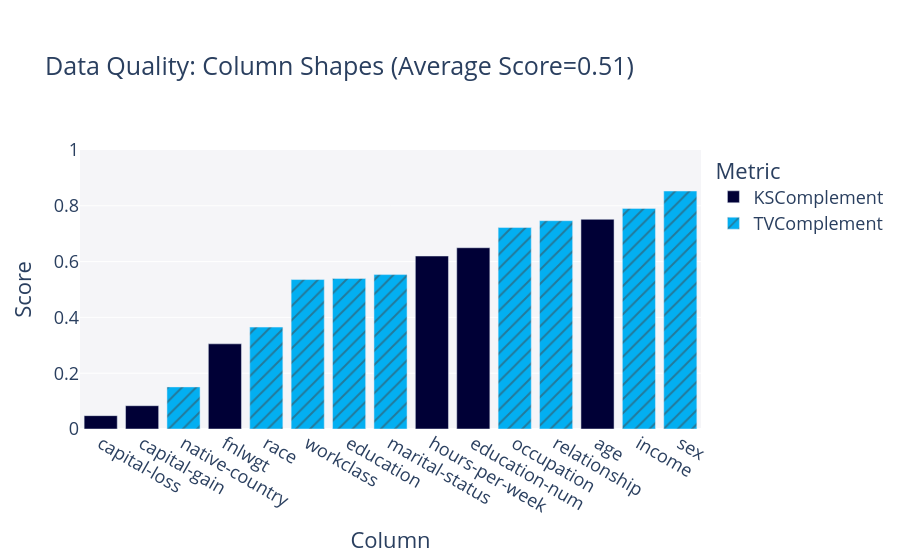

The notebook cell saved with this chart:
### Markdown cell above
## Statistical similarity evaluation

### Code cell
metadata = convert_metadata_to_sdm_format(full_ds.description.schema)
quality_report = QualityReport()
quality_report.generate(train_ds.data, synth_data.data, metadata)
fig = quality_report.get_visualization(property_name='Column Shapes')
fig.show()

results_exp['Column Pair Trends'] = quality_report.get_details('Column Pair Trends').mean()['Score']
results_exp['Column Shapes'] = quality_report.get_details('Column Shapes').mean()['Score']

### Figure 1 — Plotly figure (JSON) as saved in the notebook; plotly's stock layout.template omitted (floating-point values rounded to 4 significant figures)
{"data": [{"alignmentgroup": "True", "customdata": [["KSComplement"], ["KSComplement"], ["KSComplement"], ["KSComplement"], ["KSComplement"], ["KSComplement"]], "hovertemplate": "<b>%{hovertext}</b><br><br>Metric=%{customdata[0]}<br>Score=%{y}<extra></extra>", "hovertext": ["age", "fnlwgt", "education-num", "capital-gain", "capital-loss", "hours-per-week"], "legendgroup": "KSComplement", "marker": {"color": "#000036", "pattern": {"shape": ""}}, "name": "KSComplement", "offsetgroup": "KSComplement", "orientation": "v", "showlegend": true, "textposition": "auto", "type": "bar", "x": ["age", "fnlwgt", "education-num", "capital-gain", "capital-loss", "hours-per-week"], "xaxis": "x", "y": [0.7515, 0.3053, 0.6497, 0.08347, 0.04783, 0.62], "yaxis": "y"}, {"alignmentgroup": "True", "customdata": [["TVComplement"], ["TVComplement"], ["TVComplement"], ["TVComplement"], ["TVComplement"], ["TVComplement"], ["TVComplement"], ["TVComplement"], ["TVComplement"]], "hovertemplate": "<b>%{hovertext}</b><br><br>Metric=%{customdata[0]}<br>Score=%{y}<extra></extra>", "hovertext": ["workclass", "education", "marital-status", "occupation", "relationship", "race", "sex", "native-country", "income"], "legendgroup": "TVComplement", "marker": {"color": "#03AFF1", "pattern": {"shape": "/"}}, "name": "TVComplement", "offsetgroup": "TVComplement", "orientation": "v", "showlegend": true, "textposition": "auto", "type": "bar", "x": ["workclass", "education", "marital-status", "occupation", "relationship", "race", "sex", "native-country", "income"], "xaxis": "x", "y": [0.5357, 0.5395, 0.5535, 0.7221, 0.7466, 0.3652, 0.853, 0.1509, 0.7907], "yaxis": "y"}], "layout": {"barmode": "relative", "font": {"size": 18}, "legend": {"title": {"text": "Metric"}, "tracegroupgap": 0}, "margin": {"t": 150}, "plot_bgcolor": "#F5F5F8", "title": {"text": "Data Quality: Column Shapes (Average Score=0.51)"}, "xaxis": {"anchor": "y", "categoryorder": "total ascending", "domain": [0, 1], "title": {"text": "Column"}}, "yaxis": {"anchor": "x", "domain": [0, 1], "range": [0, 1], "title": {"text": "Score"}}}}
